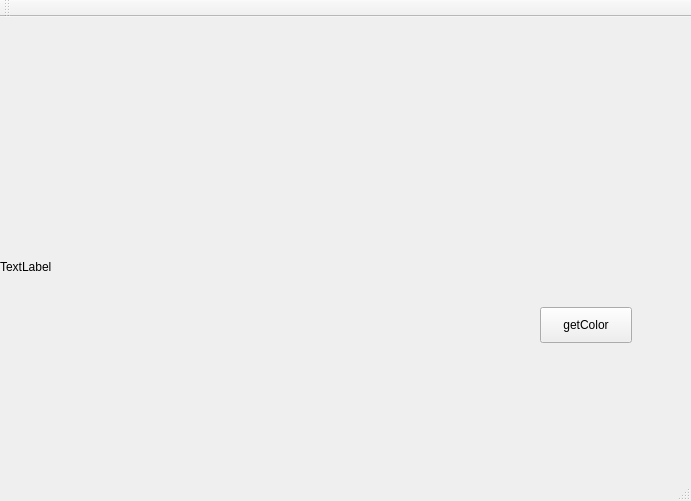
<?xml version="1.0" encoding="UTF-8"?>
<ui version="4.0">
 <class>MainWindow</class>
 <widget class="QMainWindow" name="MainWindow">
  <property name="geometry">
   <rect>
    <x>0</x>
    <y>0</y>
    <width>691</width>
    <height>501</height>
   </rect>
  </property>
  <property name="windowTitle">
   <string>MainWindow</string>
  </property>
  <widget class="QWidget" name="centralWidget">
   <widget class="QLabel" name="label">
    <property name="geometry">
     <rect>
      <x>0</x>
      <y>0</y>
      <width>491</width>
      <height>500</height>
     </rect>
    </property>
    <property name="text">
     <string>TextLabel</string>
    </property>
   </widget>
   <widget class="QPushButton" name="pushButton">
    <property name="geometry">
     <rect>
      <x>540</x>
      <y>290</y>
      <width>92</width>
      <height>36</height>
     </rect>
    </property>
    <property name="text">
     <string>getColor</string>
    </property>
   </widget>
  </widget>
  <widget class="QMenuBar" name="menuBar">
   <property name="geometry">
    <rect>
     <x>0</x>
     <y>0</y>
     <width>691</width>
     <height>28</height>
    </rect>
   </property>
  </widget>
  <widget class="QToolBar" name="mainToolBar">
   <attribute name="toolBarArea">
    <enum>TopToolBarArea</enum>
   </attribute>
   <attribute name="toolBarBreak">
    <bool>false</bool>
   </attribute>
  </widget>
  <widget class="QStatusBar" name="statusBar"/>
 </widget>
 <layoutdefault spacing="6" margin="11"/>
 <resources/>
 <connections/>
</ui>
